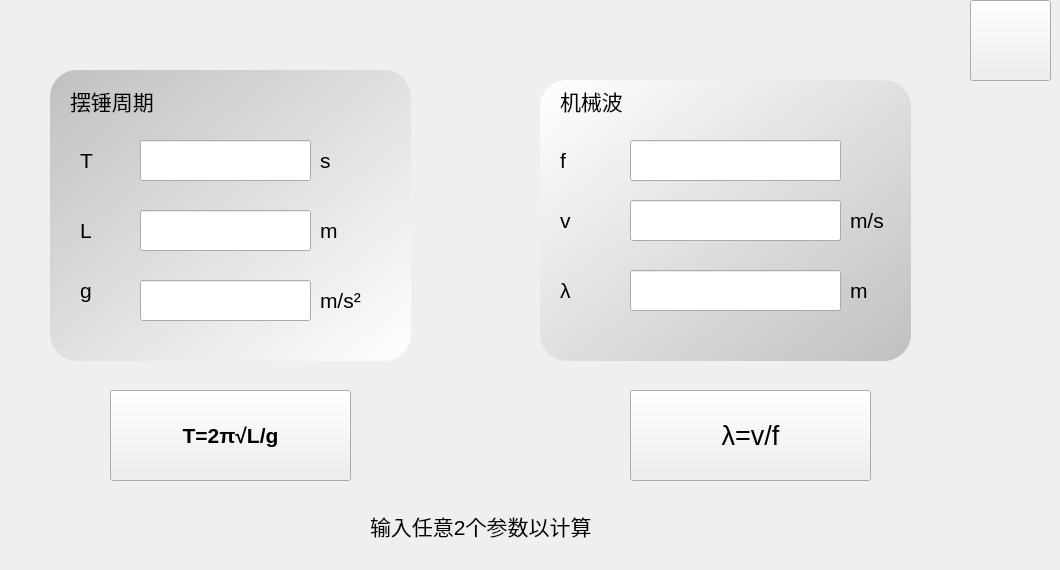
    <widget class="QWidget" name="Pendulum">
     <widget class="QPushButton" name="Pendulum_rt">
      <property name="geometry">
       <rect>
        <x>970</x>
        <y>0</y>
        <width>81</width>
        <height>81</height>
       </rect>
      </property>
      <property name="styleSheet">
       <string notr="true">QPushButton {
  background-image: url(D:/caculator/cal/rt.png);
}</string>
      </property>
      <property name="text">
       <string/>
      </property>
     </widget>
     <widget class="QLabel" name="label_42">
      <property name="geometry">
       <rect>
        <x>80</x>
        <y>140</y>
        <width>31</width>
        <height>41</height>
       </rect>
      </property>
      <property name="font">
       <font>
        <family>Arial</family>
        <pointsize>16</pointsize>
       </font>
      </property>
      <property name="text">
       <string>T</string>
      </property>
     </widget>
     <widget class="QLabel" name="label_43">
      <property name="geometry">
       <rect>
        <x>80</x>
        <y>210</y>
        <width>21</width>
        <height>41</height>
       </rect>
      </property>
      <property name="font">
       <font>
        <family>Arial</family>
        <pointsize>16</pointsize>
       </font>
      </property>
      <property name="text">
       <string>L</string>
      </property>
     </widget>
     <widget class="QLabel" name="label_44">
      <property name="geometry">
       <rect>
        <x>80</x>
        <y>270</y>
        <width>31</width>
        <height>41</height>
       </rect>
      </property>
      <property name="font">
       <font>
        <family>Arial</family>
        <pointsize>16</pointsize>
       </font>
      </property>
      <property name="text">
       <string>g</string>
      </property>
     </widget>
     <widget class="QLineEdit" name="pend_t">
      <property name="geometry">
       <rect>
        <x>140</x>
        <y>140</y>
        <width>171</width>
        <height>41</height>
       </rect>
      </property>
      <property name="font">
       <font>
        <family>Arial</family>
        <pointsize>16</pointsize>
       </font>
      </property>
      <property name="text">
       <string/>
      </property>
     </widget>
     <widget class="QLineEdit" name="pend_l">
      <property name="geometry">
       <rect>
        <x>140</x>
        <y>210</y>
        <width>171</width>
        <height>41</height>
       </rect>
      </property>
      <property name="font">
       <font>
        <family>Arial</family>
        <pointsize>16</pointsize>
       </font>
      </property>
     </widget>
     <widget class="QLineEdit" name="pend_g">
      <property name="geometry">
       <rect>
        <x>140</x>
        <y>280</y>
        <width>171</width>
        <height>41</height>
       </rect>
      </property>
      <property name="font">
       <font>
        <family>Arial</family>
        <pointsize>16</pointsize>
       </font>
      </property>
     </widget>
     <widget class="QPushButton" name="pend_1">
      <property name="geometry">
       <rect>
        <x>110</x>
        <y>390</y>
        <width>241</width>
        <height>91</height>
       </rect>
      </property>
      <property name="font">
       <font>
        <family>Arial</family>
        <pointsize>16</pointsize>
        <weight>75</weight>
        <bold>true</bold>
       </font>
      </property>
      <property name="styleSheet">
       <string notr="true">QPushButton {

  background-image: url(D:/caculator/cal/bm.png);
}
</string>
      </property>
      <property name="text">
       <string>T=2π√L/g</string>
      </property>
     </widget>
     <widget class="QLabel" name="pend_err">
      <property name="geometry">
       <rect>
        <x>370</x>
        <y>490</y>
        <width>471</width>
        <height>71</height>
       </rect>
      </property>
      <property name="font">
       <font>
        <family>Arial</family>
        <pointsize>16</pointsize>
       </font>
      </property>
      <property name="text">
       <string>输入任意2个参数以计算</string>
      </property>
     </widget>
     <widget class="QLabel" name="label_45">
      <property name="geometry">
       <rect>
        <x>560</x>
        <y>140</y>
        <width>31</width>
        <height>41</height>
       </rect>
      </property>
      <property name="font">
       <font>
        <family>Arial</family>
        <pointsize>16</pointsize>
       </font>
      </property>
      <property name="text">
       <string>f</string>
      </property>
     </widget>
     <widget class="QLabel" name="label_46">
      <property name="geometry">
       <rect>
        <x>560</x>
        <y>200</y>
        <width>31</width>
        <height>41</height>
       </rect>
      </property>
      <property name="font">
       <font>
        <family>Arial</family>
        <pointsize>16</pointsize>
       </font>
      </property>
      <property name="text">
       <string>v</string>
      </property>
     </widget>
     <widget class="QLabel" name="label_47">
      <property name="geometry">
       <rect>
        <x>560</x>
        <y>270</y>
        <width>31</width>
        <height>41</height>
       </rect>
      </property>
      <property name="font">
       <font>
        <family>Arial</family>
        <pointsize>16</pointsize>
       </font>
      </property>
      <property name="text">
       <string>λ</string>
      </property>
     </widget>
     <widget class="QLineEdit" name="pend_f">
      <property name="geometry">
       <rect>
        <x>630</x>
        <y>140</y>
        <width>211</width>
        <height>41</height>
       </rect>
      </property>
      <property name="font">
       <font>
        <family>Arial</family>
        <pointsize>16</pointsize>
       </font>
      </property>
     </widget>
     <widget class="QLineEdit" name="pend_v">
      <property name="geometry">
       <rect>
        <x>630</x>
        <y>200</y>
        <width>211</width>
        <height>41</height>
       </rect>
      </property>
      <property name="font">
       <font>
        <family>Arial</family>
        <pointsize>16</pointsize>
       </font>
      </property>
     </widget>
     <widget class="QLineEdit" name="pend_li">
      <property name="geometry">
       <rect>
        <x>630</x>
        <y>270</y>
        <width>211</width>
        <height>41</height>
       </rect>
      </property>
      <property name="font">
       <font>
        <family>Arial</family>
        <pointsize>16</pointsize>
       </font>
      </property>
     </widget>
     <widget class="QPushButton" name="pend_2">
      <property name="geometry">
       <rect>
        <x>630</x>
        <y>390</y>
        <width>241</width>
        <height>91</height>
       </rect>
      </property>
      <property name="font">
       <font>
        <family>Arial</family>
        <pointsize>20</pointsize>
        <weight>50</weight>
        <bold>false</bold>
       </font>
      </property>
      <property name="styleSheet">
       <string notr="true">QPushButton {

  background-image: url(D:/caculator/cal/bm.png);
}
</string>
      </property>
      <property name="text">
       <string>λ=v/f</string>
      </property>
     </widget>
     <widget class="QLabel" name="label_120">
      <property name="geometry">
       <rect>
        <x>320</x>
        <y>140</y>
        <width>31</width>
        <height>41</height>
       </rect>
      </property>
      <property name="font">
       <font>
        <family>Arial</family>
        <pointsize>16</pointsize>
       </font>
      </property>
      <property name="text">
       <string>s</string>
      </property>
     </widget>
     <widget class="QLabel" name="label_121">
      <property name="geometry">
       <rect>
        <x>320</x>
        <y>210</y>
        <width>31</width>
        <height>41</height>
       </rect>
      </property>
      <property name="font">
       <font>
        <family>Arial</family>
        <pointsize>16</pointsize>
       </font>
      </property>
      <property name="text">
       <string>m</string>
      </property>
     </widget>
     <widget class="QLabel" name="label_122">
      <property name="geometry">
       <rect>
        <x>320</x>
        <y>280</y>
        <width>61</width>
        <height>41</height>
       </rect>
      </property>
      <property name="font">
       <font>
        <family>Arial</family>
        <pointsize>16</pointsize>
       </font>
      </property>
      <property name="text">
       <string>m/s²</string>
      </property>
     </widget>
     <widget class="QLabel" name="label_123">
      <property name="geometry">
       <rect>
        <x>850</x>
        <y>200</y>
        <width>51</width>
        <height>41</height>
       </rect>
      </property>
      <property name="font">
       <font>
        <family>Arial</family>
        <pointsize>16</pointsize>
       </font>
      </property>
      <property name="text">
       <string>m/s</string>
      </property>
     </widget>
     <widget class="QLabel" name="label_124">
      <property name="geometry">
       <rect>
        <x>850</x>
        <y>270</y>
        <width>31</width>
        <height>41</height>
       </rect>
      </property>
      <property name="font">
       <font>
        <family>Arial</family>
        <pointsize>16</pointsize>
       </font>
      </property>
      <property name="text">
       <string>m</string>
      </property>
     </widget>
     <widget class="QLabel" name="label_125">
      <property name="geometry">
       <rect>
        <x>70</x>
        <y>80</y>
        <width>191</width>
        <height>41</height>
       </rect>
      </property>
      <property name="font">
       <font>
        <family>Arial</family>
        <pointsize>16</pointsize>
       </font>
      </property>
      <property name="text">
       <string>摆锤周期</string>
      </property>
     </widget>
     <widget class="QLabel" name="label_126">
      <property name="geometry">
       <rect>
        <x>560</x>
        <y>80</y>
        <width>231</width>
        <height>41</height>
       </rect>
      </property>
      <property name="font">
       <font>
        <family>Arial</family>
        <pointsize>16</pointsize>
       </font>
      </property>
      <property name="text">
       <string>机械波</string>
      </property>
     </widget>
     <widget class="QLabel" name="label_127">
      <property name="geometry">
       <rect>
        <x>50</x>
        <y>70</y>
        <width>361</width>
        <height>291</height>
       </rect>
      </property>
      <property name="styleSheet">
       <string notr="true">background-color: qlineargradient(spread:pad, x1:0, y1:0, x2:1, y2:1, stop:0 rgba(192, 192, 192, 255,100), stop:1 rgba(255, 255, 255, 255,100));
  border-radius: 27px;</string>
      </property>
      <property name="text">
       <string/>
      </property>
     </widget>
     <widget class="QLabel" name="label_128">
      <property name="geometry">
       <rect>
        <x>540</x>
        <y>80</y>
        <width>371</width>
        <height>281</height>
       </rect>
      </property>
      <property name="styleSheet">
       <string notr="true">background-color: qlineargradient(spread:pad, x1:0, y1:0, x2:1, y2:1, stop:0 rgba(255, 255, 255,255,100), stop:1 rgba( 192, 192, 192,255, 100));
  border-radius: 27px;</string>
      </property>
      <property name="text">
       <string/>
      </property>
     </widget>
     <zorder>label_128</zorder>
     <zorder>label_127</zorder>
     <zorder>Pendulum_rt</zorder>
     <zorder>label_42</zorder>
     <zorder>label_43</zorder>
     <zorder>label_44</zorder>
     <zorder>pend_t</zorder>
     <zorder>pend_l</zorder>
     <zorder>pend_g</zorder>
     <zorder>pend_1</zorder>
     <zorder>pend_err</zorder>
     <zorder>label_45</zorder>
     <zorder>label_46</zorder>
     <zorder>label_47</zorder>
     <zorder>pend_f</zorder>
     <zorder>pend_v</zorder>
     <zorder>pend_li</zorder>
     <zorder>pend_2</zorder>
     <zorder>label_120</zorder>
     <zorder>label_121</zorder>
     <zorder>label_122</zorder>
     <zorder>label_123</zorder>
     <zorder>label_124</zorder>
     <zorder>label_125</zorder>
     <zorder>label_126</zorder>
    </widget>
